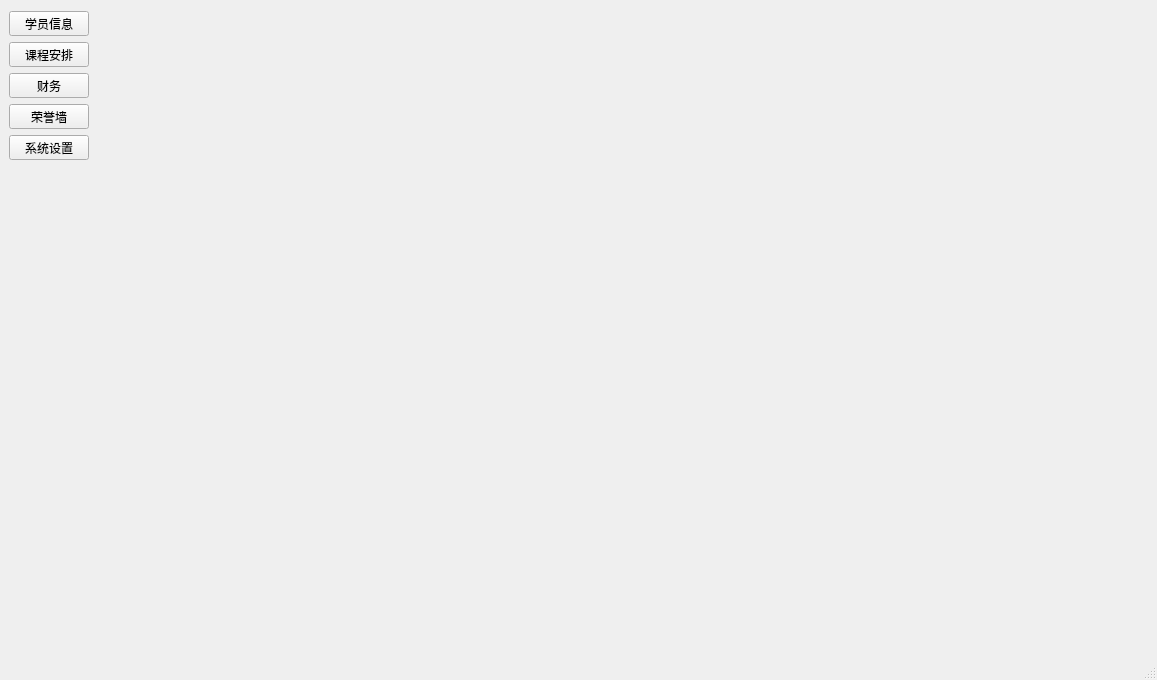
<?xml version="1.0" encoding="UTF-8"?>
<ui version="4.0">
 <class>MainWindow</class>
 <widget class="QMainWindow" name="MainWindow">
  <property name="geometry">
   <rect>
    <x>0</x>
    <y>0</y>
    <width>1157</width>
    <height>680</height>
   </rect>
  </property>
  <property name="windowTitle">
   <string>学生管理系统</string>
  </property>
  <property name="windowIcon">
   <iconset resource="image/icon.qrc">
    <normaloff>:/系统_system.png</normaloff>:/系统_system.png</iconset>
  </property>
  <widget class="QWidget" name="centralwidget">
   <layout class="QHBoxLayout" name="horizontalLayout">
    <property name="leftMargin">
     <number>0</number>
    </property>
    <property name="topMargin">
     <number>2</number>
    </property>
    <property name="rightMargin">
     <number>0</number>
    </property>
    <property name="bottomMargin">
     <number>2</number>
    </property>
    <item>
     <widget class="QWidget" name="widget" native="true">
      <property name="minimumSize">
       <size>
        <width>100</width>
        <height>0</height>
       </size>
      </property>
      <layout class="QVBoxLayout" name="verticalLayout">
       <item>
        <widget class="QToolButton" name="btnStudentInfo">
         <property name="minimumSize">
          <size>
           <width>80</width>
           <height>0</height>
          </size>
         </property>
         <property name="text">
          <string>学员信息</string>
         </property>
         <property name="icon">
          <iconset resource="image/icon.qrc">
           <normaloff>:/书籍_bookshelf.png</normaloff>:/书籍_bookshelf.png</iconset>
         </property>
         <property name="iconSize">
          <size>
           <width>50</width>
           <height>50</height>
          </size>
         </property>
         <property name="checkable">
          <bool>true</bool>
         </property>
         <property name="toolButtonStyle">
          <enum>Qt::ToolButtonStyle::ToolButtonTextUnderIcon</enum>
         </property>
        </widget>
       </item>
       <item>
        <widget class="QToolButton" name="btnSchedule">
         <property name="minimumSize">
          <size>
           <width>80</width>
           <height>0</height>
          </size>
         </property>
         <property name="text">
          <string>课程安排</string>
         </property>
         <property name="icon">
          <iconset resource="image/icon.qrc">
           <normaloff>:/日程表_schedule.png</normaloff>:/日程表_schedule.png</iconset>
         </property>
         <property name="iconSize">
          <size>
           <width>50</width>
           <height>50</height>
          </size>
         </property>
         <property name="checkable">
          <bool>true</bool>
         </property>
         <property name="toolButtonStyle">
          <enum>Qt::ToolButtonStyle::ToolButtonTextUnderIcon</enum>
         </property>
        </widget>
       </item>
       <item>
        <widget class="QToolButton" name="btnFinance">
         <property name="minimumSize">
          <size>
           <width>80</width>
           <height>0</height>
          </size>
         </property>
         <property name="text">
          <string>财务</string>
         </property>
         <property name="icon">
          <iconset resource="image/icon.qrc">
           <normaloff>:/理财_financing.png</normaloff>:/理财_financing.png</iconset>
         </property>
         <property name="iconSize">
          <size>
           <width>50</width>
           <height>50</height>
          </size>
         </property>
         <property name="checkable">
          <bool>true</bool>
         </property>
         <property name="toolButtonStyle">
          <enum>Qt::ToolButtonStyle::ToolButtonTextUnderIcon</enum>
         </property>
        </widget>
       </item>
       <item>
        <widget class="QToolButton" name="btnHonor">
         <property name="minimumSize">
          <size>
           <width>80</width>
           <height>0</height>
          </size>
         </property>
         <property name="text">
          <string>荣誉墙</string>
         </property>
         <property name="icon">
          <iconset resource="image/icon.qrc">
           <normaloff>:/长城_great-wall.png</normaloff>:/长城_great-wall.png</iconset>
         </property>
         <property name="iconSize">
          <size>
           <width>50</width>
           <height>50</height>
          </size>
         </property>
         <property name="checkable">
          <bool>true</bool>
         </property>
         <property name="toolButtonStyle">
          <enum>Qt::ToolButtonStyle::ToolButtonTextUnderIcon</enum>
         </property>
        </widget>
       </item>
       <item>
        <widget class="QToolButton" name="btnSystemSetting">
         <property name="minimumSize">
          <size>
           <width>80</width>
           <height>0</height>
          </size>
         </property>
         <property name="text">
          <string>系统设置</string>
         </property>
         <property name="icon">
          <iconset resource="image/icon.qrc">
           <normaloff>:/设置_setting-one.png</normaloff>:/设置_setting-one.png</iconset>
         </property>
         <property name="iconSize">
          <size>
           <width>50</width>
           <height>50</height>
          </size>
         </property>
         <property name="checkable">
          <bool>true</bool>
         </property>
         <property name="toolButtonStyle">
          <enum>Qt::ToolButtonStyle::ToolButtonTextUnderIcon</enum>
         </property>
        </widget>
       </item>
       <item>
        <spacer name="verticalSpacer">
         <property name="orientation">
          <enum>Qt::Orientation::Vertical</enum>
         </property>
         <property name="sizeHint" stdset="0">
          <size>
           <width>20</width>
           <height>129</height>
          </size>
         </property>
        </spacer>
       </item>
      </layout>
     </widget>
    </item>
    <item>
     <widget class="QStackedWidget" name="stackedWidget">
      <property name="currentIndex">
       <number>0</number>
      </property>
      <widget class="StudentInfoWidget" name="pageStudentInfo"/>
      <widget class="QWidget" name="pageSchedule">
       <widget class="QPushButton" name="pushButton_2">
        <property name="geometry">
         <rect>
          <x>120</x>
          <y>190</y>
          <width>181</width>
          <height>51</height>
         </rect>
        </property>
        <property name="text">
         <string>pageSchedule</string>
        </property>
       </widget>
      </widget>
      <widget class="QWidget" name="pageFinance">
       <widget class="QPushButton" name="pushButton_3">
        <property name="geometry">
         <rect>
          <x>250</x>
          <y>240</y>
          <width>211</width>
          <height>51</height>
         </rect>
        </property>
        <property name="text">
         <string>pageFinance</string>
        </property>
       </widget>
      </widget>
      <widget class="QWidget" name="pageHonor">
       <widget class="QPushButton" name="pushButton_4">
        <property name="geometry">
         <rect>
          <x>190</x>
          <y>240</y>
          <width>211</width>
          <height>51</height>
         </rect>
        </property>
        <property name="text">
         <string>pageHonor</string>
        </property>
       </widget>
      </widget>
      <widget class="QWidget" name="pageSystemSetting">
       <widget class="QPushButton" name="pushButton_5">
        <property name="geometry">
         <rect>
          <x>150</x>
          <y>250</y>
          <width>161</width>
          <height>51</height>
         </rect>
        </property>
        <property name="text">
         <string>pageSystemSetting</string>
        </property>
       </widget>
      </widget>
     </widget>
    </item>
   </layout>
  </widget>
  <widget class="QMenuBar" name="menubar">
   <property name="geometry">
    <rect>
     <x>0</x>
     <y>0</y>
     <width>1157</width>
     <height>21</height>
    </rect>
   </property>
  </widget>
  <widget class="QStatusBar" name="statusbar"/>
 </widget>
 <customwidgets>
  <customwidget>
   <class>StudentInfoWidget</class>
   <extends>QWidget</extends>
   <header>studentinfowidget.h</header>
   <container>1</container>
  </customwidget>
 </customwidgets>
 <resources>
  <include location="image/icon.qrc"/>
 </resources>
 <connections/>
</ui>
